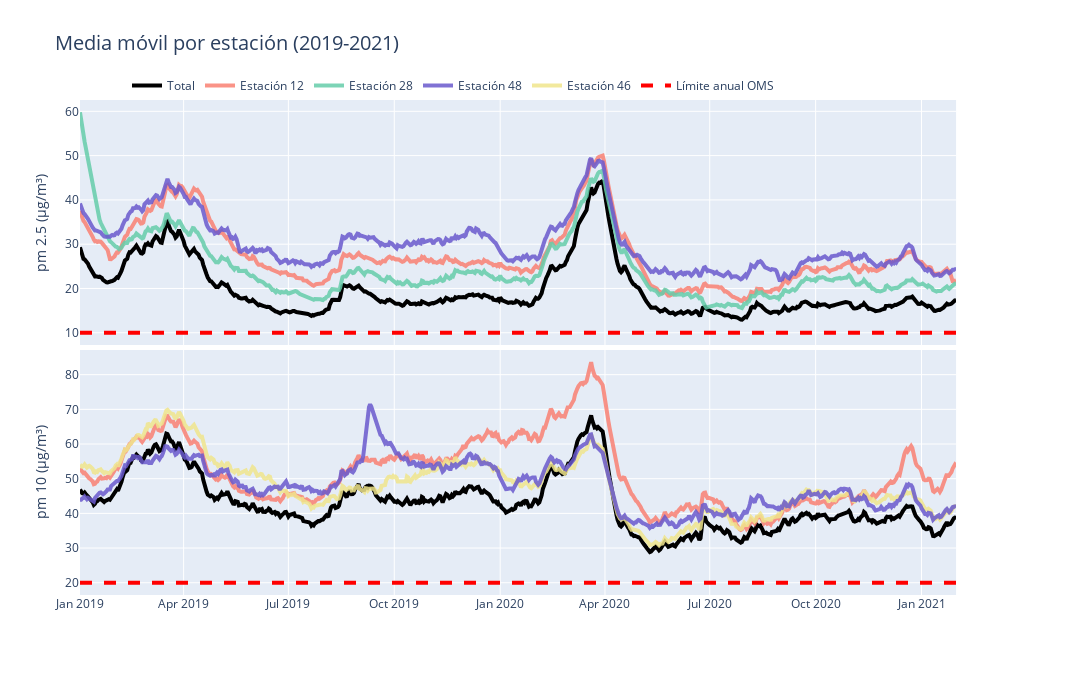

Source (notebook cell):
### Markdown cell above
## PORCENTUAL

### Code cell
def medias_moviles(max_est_1, max_est_2, datos):
    fig = make_subplots(rows=2, cols=1, shared_xaxes=True, vertical_spacing = 0.01,
                        specs=[[{"secondary_y": True}],
                           [{"secondary_y": True}]]
                   )
    
    op = 0.85

    s = 10

    w = 4
    
    # TRACES
    
    # MEDIA MÓVIL
    
    media = datos.groupby(by=datos['Fecha_Hora']).mean()
    media = media.reset_index()
    media['pm25']  = media['pm25'].ewm(span=30,adjust=False).mean()
    media['pm10']  = media['pm10'].ewm(span=30,adjust=False).mean()


    fig.add_trace(go.Scatter(x= media['Fecha_Hora'],y = media['pm25'],
                             mode='lines',
                             name = 'Total',
                             legendgroup = 'Total',
                             showlegend = True,
                             line = dict(color='black', width=w)),
                  row=1, col=1)



    fig.add_trace(go.Scatter(x= media['Fecha_Hora'],y = media['pm10'],
                             mode='lines',
                             name = 'Total',
                             legendgroup = 'Total',
                             showlegend = False,
                             line = dict(color='black', width=w)),
                  row=2, col=1)

    
    #TOP ESTACIONES

    ##1
    
    for i in range(np.size(max_est_1)):
    
        datos_temp = datos.loc[datos['codigoSerial'] == max_est_1[i]]

        datos_temp.loc[:,'pm25']  = datos_temp.loc[:,'pm25'].ewm(span=40,adjust=False).mean()
        datos_temp.loc[:,'pm10']  = datos_temp.loc[:,'pm10'].ewm(span=40,adjust=False).mean()

        # Add traces

        fig.add_trace(go.Scatter(x= datos_temp['Fecha_Hora'],y = datos_temp['pm25'],
                                 opacity= op,
                                 name = 'Estación ' + str(int(max_est_1[i])),
                                 legendgroup = 'Estación ' + str(int(max_est_1[i])),
                                 line = dict(color=colors[i], width=w)),
                      row=1, col=1)

    ##2
    
    for i in range(np.size(max_est_2)):
        
        showlegend = False
        color = colors[i]
        
        if np.isin(max_est_2[i], max_est_1) != True:
            showlegend = True
            color = colors[-1]
        

        datos_temp = datos.loc[datos['codigoSerial'] == max_est_2[i]]

        datos_temp.loc[:,'pm25']  = datos_temp.loc[:,'pm25'].ewm(span=40,adjust=False).mean()
        datos_temp.loc[:,'pm10']  = datos_temp.loc[:,'pm10'].ewm(span=40,adjust=False).mean()
        
        fig.add_trace(go.Scatter(x= datos_temp['Fecha_Hora'],y = datos_temp['pm10'],                     
                                 opacity= op,
                                 name = 'Estación ' + str(int(max_est_2[i])),
                                 legendgroup = 'Estación ' + str(int(max_est_2[i])),
                                 showlegend = showlegend,
                                 line = dict(color=color, width=w)),
                      row=2, col=1)

    
    
    #linea horizontal    
    
    val_1 = 10
    name_2 = 'Límite anual OMS'
    fig.add_trace(go.Scatter(x=[np.min(media['Fecha_Hora']), np.max(media['Fecha_Hora'])], y=[val_1,val_1],
                             name = name_2,
                             legendgroup = name_2,
                             mode = 'lines',
                             showlegend = True,
                             line = dict(color='red', width=w, dash = 'dash')),
                  row=1, col=1, secondary_y=False,)
    
    val_2 = 20
    
    fig.add_trace(go.Scatter(x=[np.min(media['Fecha_Hora']), np.max(media['Fecha_Hora'])], y=[val_2,val_2],
                             name = name_2,
                             legendgroup = name_2,
                             mode = 'lines',
                             showlegend = False,
                             line = dict(color='red', width=w, dash = 'dash')),
                  row=2, col=1, secondary_y=False,)
    
    
    
    # UPDATE LAYOUT
    fig.update_yaxes(title_text= 'pm 2.5 (\u03BCg/m\u00b3)',  row=1, col=1, secondary_y=False )
    fig.update_yaxes(title_text= 'pm 10 (\u03BCg/m\u00b3)', row=2, col=1, secondary_y=False)
    
    fig.update_yaxes(tickformat= '%', row=1, col=1, secondary_y=True)
    fig.update_yaxes(tickformat= '%', row=2, col=1, secondary_y=True)


    dim = 1200

    fig.update_layout(height=9*dim/16, width=dim, title= 'Media móvil por estación (2019-2021)',
                      title_font_size=20, 
                      font_size=12,
                      legend=dict(orientation="h",
                                  yanchor="bottom",
                                  y=1.0,
                                  xanchor="right",
                                  x=0.75
                                )
                     )
    
    fig.show()
    fig.write_html("Datos_2000_2020/comparativo_media_móvil.html")

medias_moviles(max_est_25, max_est_10, d_anual)

### Figure 1 — Plotly figure (JSON) as saved in the notebook; plotly's stock layout.template omitted (floating-point values rounded to 4 significant figures; data arrays with more than 128 entries replaced by an {"elided": "..."} marker saying what was removed)
{"data": [{"legendgroup": "Total", "line": {"color": "black", "width": 4}, "mode": "lines", "name": "Total", "showlegend": true, "type": "scatter", "x": {"elided": "762 str values"}, "xaxis": "x", "y": {"elided": "762 float values"}, "yaxis": "y"}, {"legendgroup": "Total", "line": {"color": "black", "width": 4}, "mode": "lines", "name": "Total", "showlegend": false, "type": "scatter", "x": {"elided": "762 str values"}, "xaxis": "x2", "y": {"elided": "762 float values"}, "yaxis": "y3"}, {"legendgroup": "Estación 12", "line": {"color": "salmon", "width": 4}, "name": "Estación 12", "opacity": 0.85, "type": "scatter", "x": {"elided": "762 str values"}, "xaxis": "x", "y": {"elided": "762 float values"}, "yaxis": "y"}, {"legendgroup": "Estación 28", "line": {"color": "mediumaquamarine", "width": 4}, "name": "Estación 28", "opacity": 0.85, "type": "scatter", "x": {"elided": "762 str values"}, "xaxis": "x", "y": {"elided": "762 float values"}, "yaxis": "y"}, {"legendgroup": "Estación 48", "line": {"color": "slateblue", "width": 4}, "name": "Estación 48", "opacity": 0.85, "type": "scatter", "x": {"elided": "762 str values"}, "xaxis": "x", "y": {"elided": "762 float values"}, "yaxis": "y"}, {"legendgroup": "Estación 12", "line": {"color": "salmon", "width": 4}, "name": "Estación 12", "opacity": 0.85, "showlegend": false, "type": "scatter", "x": {"elided": "762 str values"}, "xaxis": "x2", "y": {"elided": "762 float values"}, "yaxis": "y3"}, {"legendgroup": "Estación 46", "line": {"color": "khaki", "width": 4}, "name": "Estación 46", "opacity": 0.85, "showlegend": true, "type": "scatter", "x": {"elided": "762 str values"}, "xaxis": "x2", "y": {"elided": "762 float values"}, "yaxis": "y3"}, {"legendgroup": "Estación 48", "line": {"color": "slateblue", "width": 4}, "name": "Estación 48", "opacity": 0.85, "showlegend": false, "type": "scatter", "x": {"elided": "762 str values"}, "xaxis": "x2", "y": {"elided": "762 float values"}, "yaxis": "y3"}, {"legendgroup": "Límite anual OMS", "line": {"color": "red", "dash": "dash", "width": 4}, "mode": "lines", "name": "Límite anual OMS", "showlegend": true, "type": "scatter", "x": ["2019-01-01T00:00:00", "2021-01-31T00:00:00"], "xaxis": "x", "y": [10, 10], "yaxis": "y"}, {"legendgroup": "Límite anual OMS", "line": {"color": "red", "dash": "dash", "width": 4}, "mode": "lines", "name": "Límite anual OMS", "showlegend": false, "type": "scatter", "x": ["2019-01-01T00:00:00", "2021-01-31T00:00:00"], "xaxis": "x2", "y": [20, 20], "yaxis": "y3"}], "layout": {"font": {"size": 12}, "height": 675, "legend": {"orientation": "h", "x": 0.75, "xanchor": "right", "y": 1, "yanchor": "bottom"}, "title": {"font": {"size": 20}, "text": "Media móvil por estación (2019-2021)"}, "width": 1200, "xaxis": {"anchor": "y", "domain": [0, 0.94], "matches": "x2", "showticklabels": false}, "xaxis2": {"anchor": "y3", "domain": [0, 0.94]}, "yaxis": {"anchor": "x", "domain": [0.505, 1], "title": {"text": "pm 2.5 (μg/m³)"}}, "yaxis2": {"anchor": "x", "overlaying": "y", "side": "right", "tickformat": "%"}, "yaxis3": {"anchor": "x2", "domain": [0, 0.495], "title": {"text": "pm 10 (μg/m³)"}}, "yaxis4": {"anchor": "x2", "overlaying": "y3", "side": "right", "tickformat": "%"}}}
